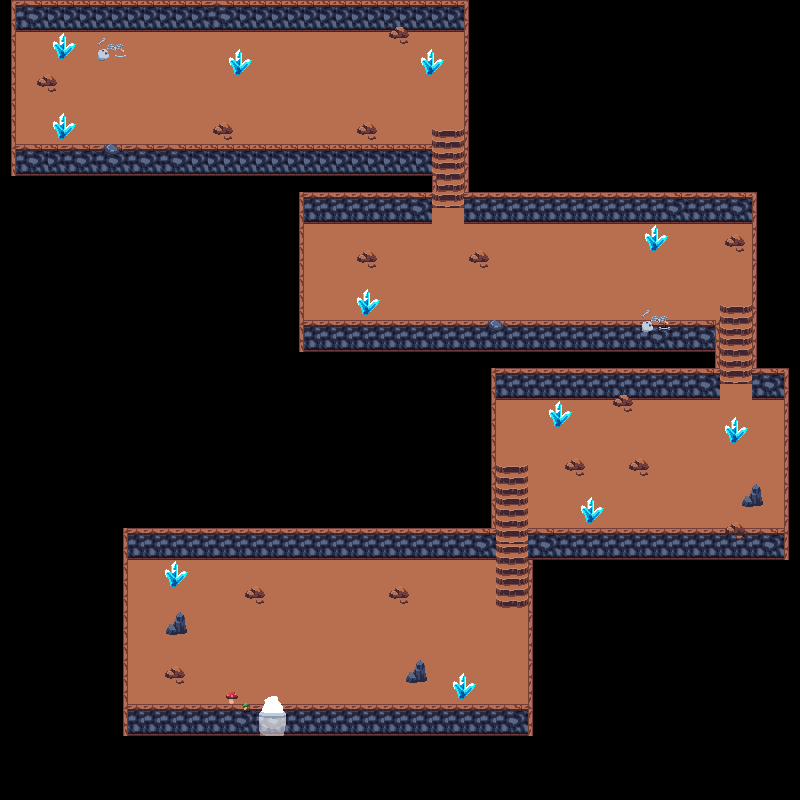

This game map was drawn from its Tiled (.tmx) file and the tilesets committed beside it. A one-line description and the trimmed map source follow:
An orthogonal 50x50 tile map with 16x16 px tiles, 5 tile layers (Floor, escalier, bordure, entrance, ...) and 36 objects (34x collision, entrance, exit_donjon).

<map version="1.5" tiledversion="1.7.2" orientation="orthogonal" renderorder="right-down" width="50" height="50" tilewidth="16" tileheight="16" infinite="0" nextlayerid="10" nextobjectid="40">
 <tileset firstgid="1" source="donjon.tsx" />
 <layer id="4" name="Floor" width="50" height="50">
  <data>[2500 cells, 1033 non-empty, 8 distinct tile ids]</data>
 </layer>
 <layer id="5" name="escalier" width="50" height="50" locked="1">
  <data>[2500 cells, 38 non-empty, 4 distinct tile ids]</data>
 </layer>
 <layer id="6" name="bordure" width="50" height="50">
  <data>[2500 cells, 463 non-empty, 12 distinct tile ids]</data>
 </layer>
 <layer id="7" name="entrance" width="50" height="50">
  <data>[2500 cells, 6 non-empty, 6 distinct tile ids]</data>
 </layer>
 <layer id="8" name="decoration" width="50" height="50">
  <data>[2500 cells, 142 non-empty, 26 distinct tile ids]</data>
 </layer>
 <objectgroup id="9" name="object">
  <object id="1" name="entrance" x="274.25" y="651.958">
   <point />
  </object>
  <object id="2" name="exit_donjon" x="258.958" y="694.042" width="29.125" height="24.625" />
  <object id="4" type="collision" x="14.6667" y="2" width="453.333" height="26.6666" />
  <object id="5" type="collision" x="12.6667" y="3.33333" width="3.33333" height="175.333" />
  <object id="6" type="collision" x="10.6667" y="148" width="421.333" height="30" />
  <object id="7" type="collision" x="430.667" y="176" width="0.666667" height="16.6667" />
  <object id="8" type="collision" x="465.333" y="8" width="2" height="183.333" />
  <object id="9" type="collision" x="300.667" y="194.667" width="4" height="162" />
  <object id="10" type="collision" x="300.667" y="195.333" width="132.667" height="24" />
  <object id="11" type="collision" x="466.667" y="189.333" width="288" height="29.3333" />
  <object id="12" type="collision" x="753.333" y="194" width="2.66667" height="173.333" />
  <object id="13" type="collision" x="300" y="327.333" width="420" height="24.6667" />
  <object id="15" type="collision" x="491.333" y="367.333" width="2.66667" height="162.667" />
  <object id="16" type="collision" x="491.333" y="370.667" width="227.333" height="25.3334" />
  <object id="17" type="collision" x="716.667" y="352" width="3.33333" height="19.3333" />
  <object id="18" type="collision" x="753.333" y="367.333" width="35.3333" height="29.3333" />
  <object id="19" type="collision" x="786" y="365.333" width="0.666667" height="192" />
  <object id="20" type="collision" x="529.333" y="532" width="258.667" height="27.3333" />
  <object id="21" type="collision" x="526.667" y="553.333" width="6.66667" height="180" />
  <object id="22" type="collision" x="123.334" y="708.667" width="407.333" height="26" />
  <object id="23" type="collision" x="120.667" y="529.333" width="10" height="190" />
  <object id="24" type="collision" x="121.333" y="527.333" width="376" height="28.6666" />
  <object id="25" type="collision" x="161.667" y="558.333" width="27.6667" height="32.3333" />
  <object id="26" type="collision" x="448" y="675.333" width="29.3333" height="26.6667" />
  <object id="27" type="collision" x="162" y="608.667" width="27.3333" height="28" />
  <object id="28" type="collision" x="400.667" y="661.333" width="30.6667" height="25.3333" />
  <object id="29" type="collision" x="578" y="492.667" width="24.6667" height="32.6667" />
  <object id="30" type="collision" x="545.333" y="400.667" width="26.6667" height="28.6667" />
  <object id="31" type="collision" x="720" y="416" width="28.6667" height="28" />
  <object id="33" type="collision" x="741.333" y="481.333" width="24" height="28.6667" />
  <object id="34" type="collision" x="642.667" y="227.333" width="25.3333" height="24" />
  <object id="35" type="collision" x="354.667" y="289.333" width="24.6667" height="24.6667" />
  <object id="36" type="collision" x="414.667" y="48.6667" width="29.3333" height="28.6667" />
  <object id="37" type="collision" x="224" y="48" width="27.3333" height="29.3333" />
  <object id="38" type="collision" x="49.3333" y="31.3334" width="28" height="27.3333" />
  <object id="39" type="collision" x="52" y="112" width="21.3333" height="27.3333" />
 </objectgroup>
</map>
